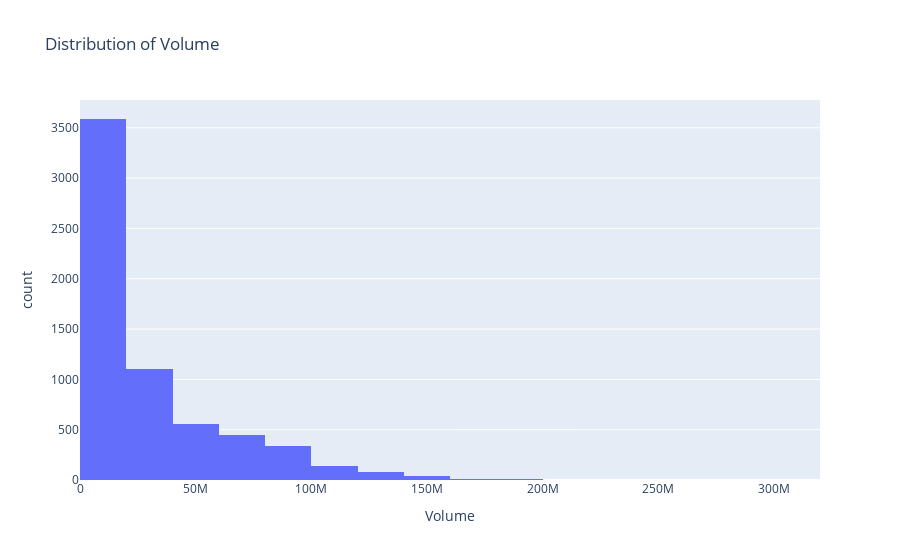

Notebook cell for this chart:
### Code cell
fig = px.histogram(df21, x='Volume', nbins=20, title='Distribution of Volume', labels={'Volume': 'Volume', 'count': 'Frequency'})
fig.show()

### Figure 1 — Plotly figure (JSON) as saved in the notebook; plotly's stock layout.template omitted (floating-point values rounded to 4 significant figures; data arrays with more than 128 entries replaced by an {"elided": "..."} marker saying what was removed)
{"data": [{"alignmentgroup": "True", "bingroup": "x", "hovertemplate": "Volume=%{x}<br>count=%{y}<extra></extra>", "legendgroup": "", "marker": {"color": "#636efa", "pattern": {"shape": ""}}, "name": "", "nbinsx": 20, "offsetgroup": "", "orientation": "v", "showlegend": false, "type": "histogram", "x": {"elided": "6300 int values"}, "xaxis": "x", "yaxis": "y"}], "layout": {"barmode": "relative", "legend": {"tracegroupgap": 0}, "title": {"text": "Distribution of Volume"}, "xaxis": {"anchor": "y", "domain": [0, 1], "title": {"text": "Volume"}}, "yaxis": {"anchor": "x", "domain": [0, 1], "title": {"text": "count"}}}}
